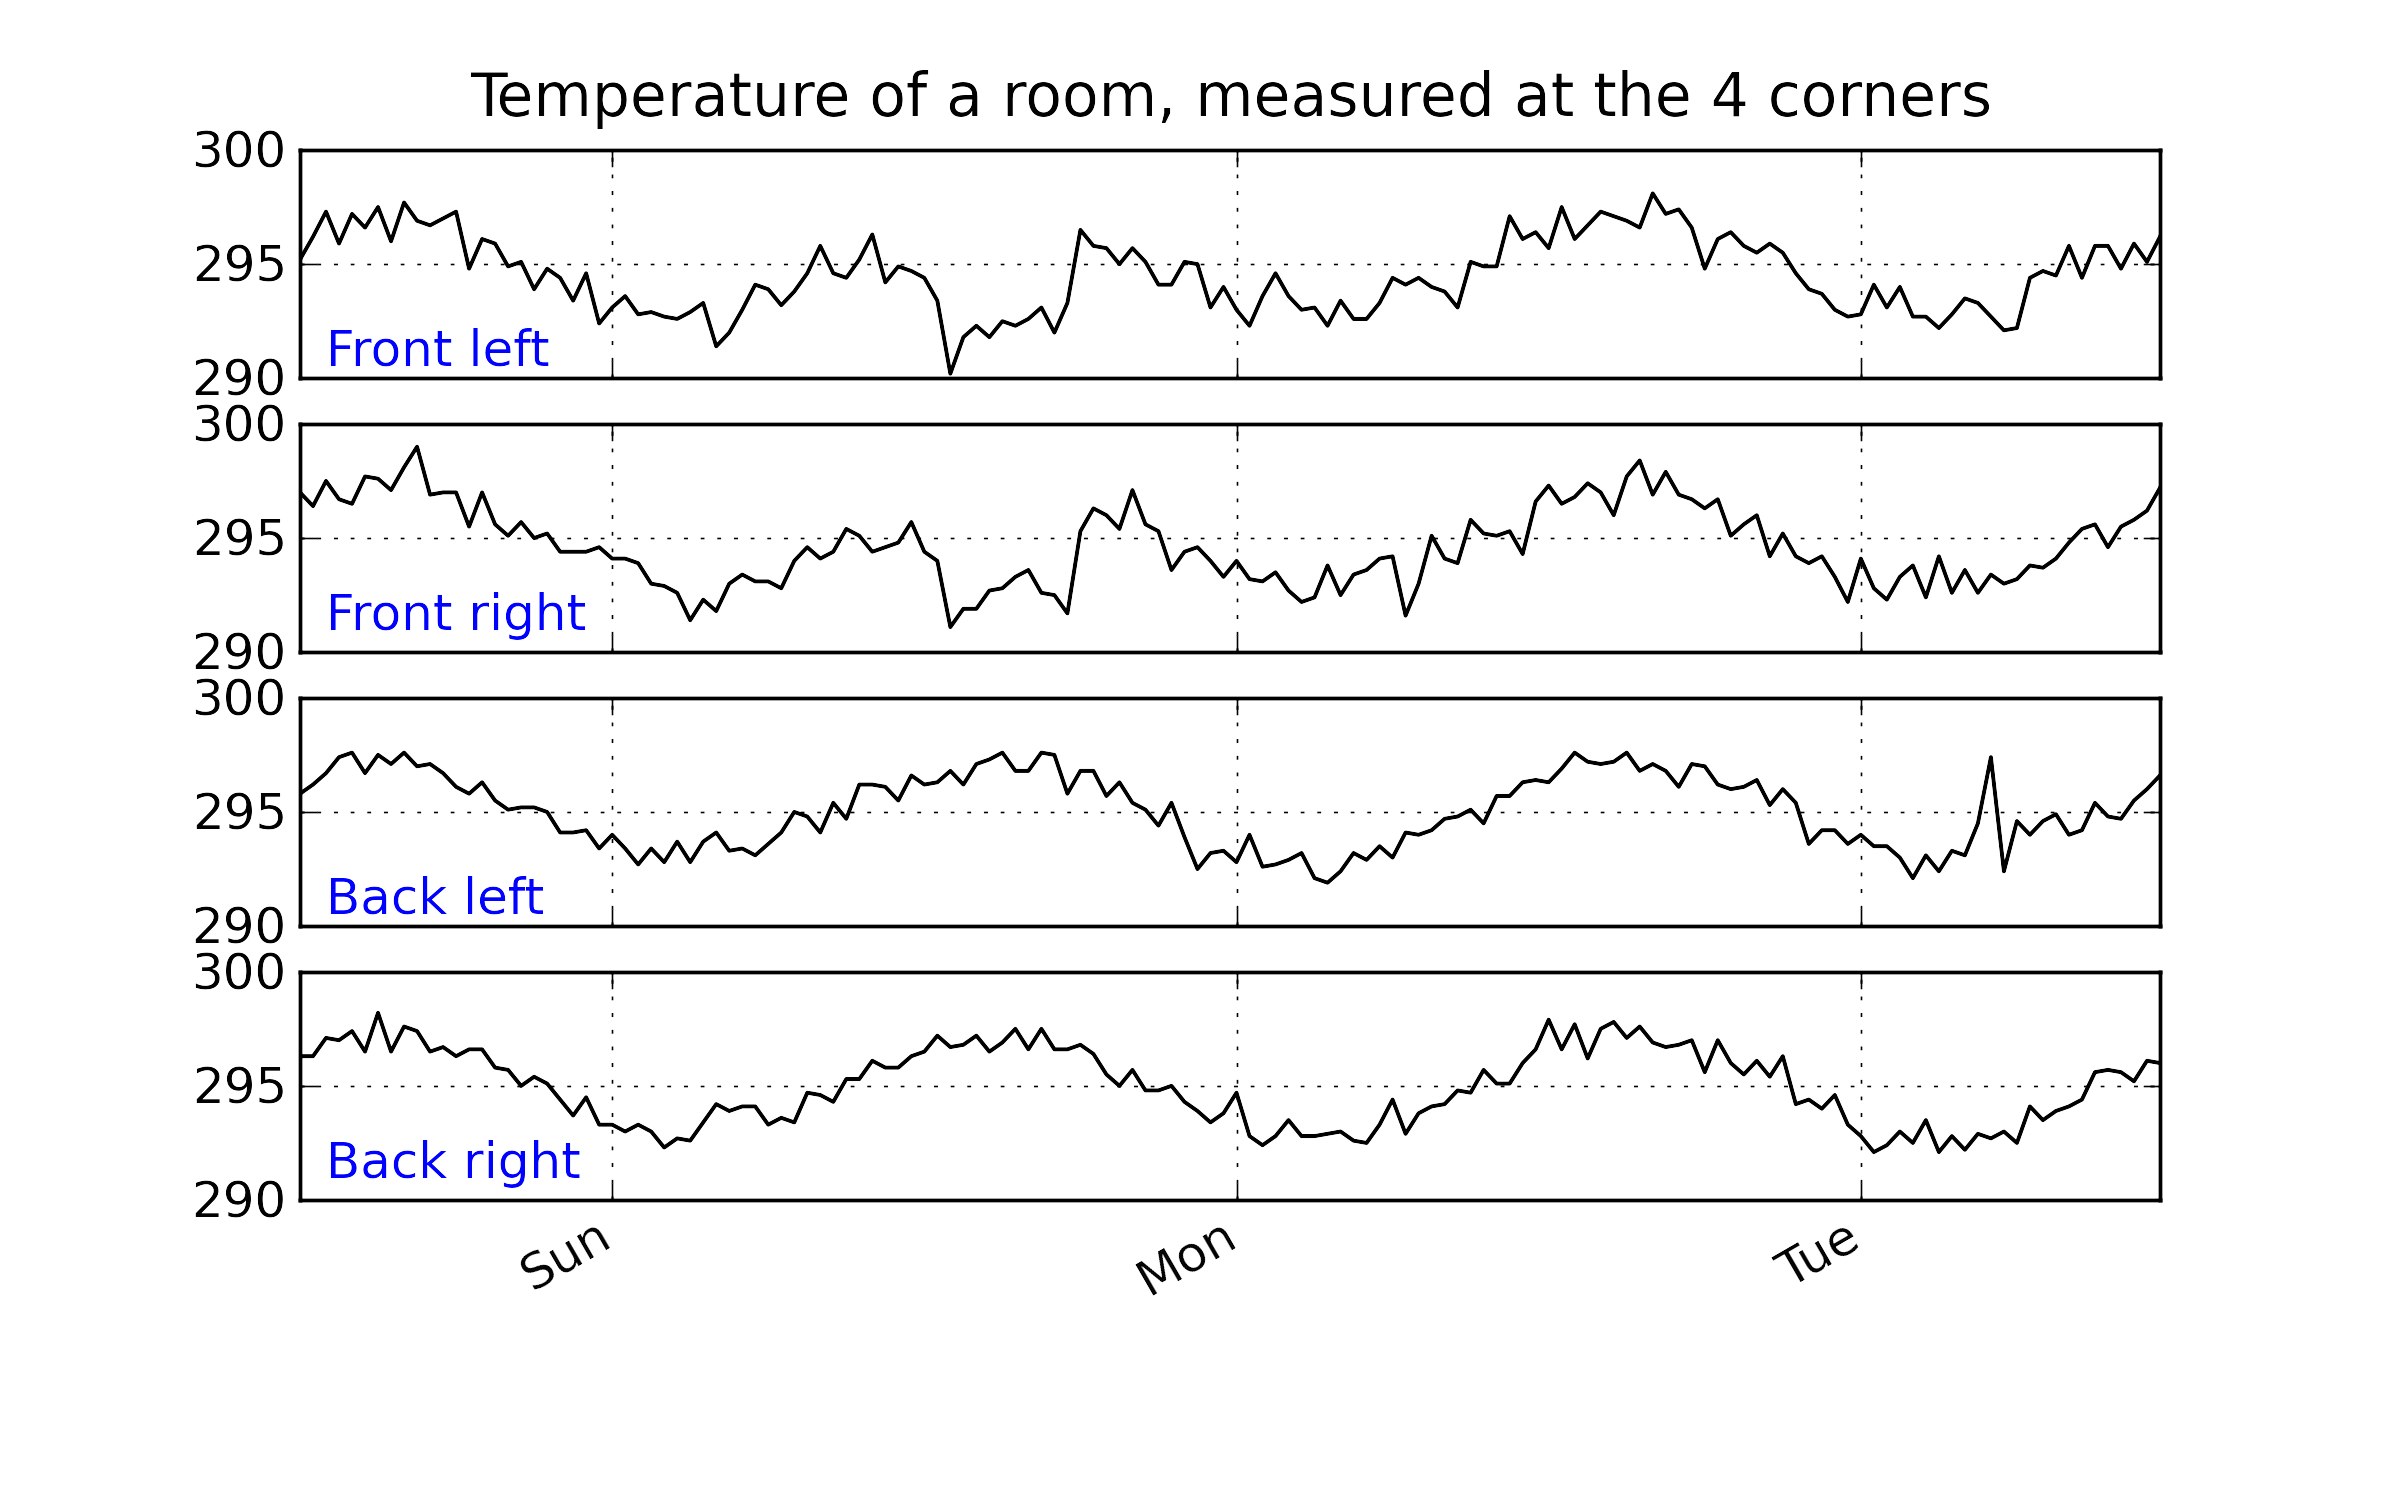

Recreate this plot in Python.
import numpy as np
from matplotlib.dates import DayLocator, DateFormatter
from matplotlib.figure import Figure
import datetime

np.random.seed(21)

days = DayLocator()
dayFmt = DateFormatter('%a')
T_low = 295
T_range = 3

# Generate the temperature data
# -------------------------------
time = np.arange(0, 3, 1/48.0) # 30 minute increments
N = time.shape[0]

base_temp = (np.sin(time * np.pi * 2)  + np.cos(time * np.pi * 2))  * T_range/2 + T_low  
base_temp = base_temp.reshape(N,1)
base_temp = np.append(base_temp, base_temp,  axis=1)
base_temp = np.append(base_temp, base_temp,  axis=1)

dates = time + datetime.date.toordinal(datetime.date.today()) - 1.5
base_temp[:,0] += np.random.normal(loc=0.0, scale=T_range/6.0, size=N)
base_temp[:,1] += np.random.normal(loc=0.0, scale=T_range/6.0, size=N)
base_temp[:,2] += np.random.normal(loc=0.0, scale=T_range/6.0, size=N)
base_temp[:,3] += np.random.normal(loc=0.0, scale=T_range/6.0, size=N)

# Add a dip:
dipper = np.zeros(N)
slope = -1/5.0
start_pt = 40
end_pt = 50
bias = -start_pt * slope
dipper[start_pt:end_pt] += np.arange(start_pt, end_pt) * slope + bias
dipper[end_pt:end_pt+end_pt-start_pt] += np.arange(end_pt, end_pt+end_pt-start_pt) * -slope - 2*bias + 1/3.0
base_temp[:,0] += dipper + np.random.normal(loc=0.0, scale=T_range/6.0, size=N)
base_temp[:,1] += dipper + + np.random.normal(loc=0.0, scale=T_range/6.0, size=N)

# Add a spike:
base_temp[N-39,2] -= 4.0

# Round everything
base_temp = np.round(base_temp,1)

# Record to disk
#np.savetxt('room-temperature.csv', base_temp, fmt='%5.1f', delimiter=',')

# Load the data
base_temp = np.loadtxt('room-temperature.csv', delimiter=',', skiprows=1)


# Plot the results
# -------------------------------
fig = Figure(figsize=(8, 5))

def format_ax(ax, ylabel):
    """ Make some additional axis formatting """
    ax.xaxis.set_major_locator(days)
    ax.xaxis.set_major_formatter(dayFmt)
    ax.autoscale_view()
    ax.fmt_xdata = DateFormatter('%a')
    ax.grid(True)
    
    y_ticklabels = [290, 295, 300]
    ax.text(dates[2], 290.5, ylabel, color="blue", va='bottom')
    ax.set_ylim([290, 300])
    ax.yaxis.set_ticks(y_ticklabels)
    tick_items = []
    for entry in y_ticklabels:
        tick_items.append(str(int(entry)))
    ax.yaxis.set_ticklabels(tick_items)
    
ax1 = fig.add_subplot(411)
ax1.plot_date(dates, base_temp[:,0], 'k-', )
ax1.set_title("Temperature of a room, measured at the 4 corners")
format_ax(ax1, "Front left")

ax2 = fig.add_subplot(412)
ax2.plot_date(dates, base_temp[:,1], 'k-')
format_ax(ax2, "Front right")

ax3 = fig.add_subplot(413)
ax3.plot_date(dates, base_temp[:,2], 'k-')
format_ax(ax3, "Back left")

ax4 = fig.add_subplot(414)
ax4.plot_date(dates, base_temp[:,3], 'k-')
format_ax(ax4, "Back right")


fig.autofmt_xdate()
from matplotlib.backends.backend_agg import FigureCanvasAgg
canvas=FigureCanvasAgg(fig)
fig.savefig('room-temperature-plots.png', dpi=300, facecolor='w', edgecolor='w', orientation='landscape', papertype=None, format=None, transparent=True)

